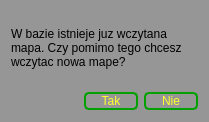
<?xml version="1.0" encoding="UTF-8"?>
<ui version="4.0">
 <class>OknoPonownegoWczytaniaMapy</class>
 <widget class="QDialog" name="OknoPonownegoWczytaniaMapy">
  <property name="geometry">
   <rect>
    <x>0</x>
    <y>0</y>
    <width>209</width>
    <height>122</height>
   </rect>
  </property>
  <property name="palette">
   <palette>
    <active>
     <colorrole role="WindowText">
      <brush brushstyle="SolidPattern">
       <color alpha="255">
        <red>0</red>
        <green>0</green>
        <blue>0</blue>
       </color>
      </brush>
     </colorrole>
     <colorrole role="Button">
      <brush brushstyle="SolidPattern">
       <color alpha="255">
        <red>150</red>
        <green>150</green>
        <blue>150</blue>
       </color>
      </brush>
     </colorrole>
     <colorrole role="Light">
      <brush brushstyle="SolidPattern">
       <color alpha="255">
        <red>225</red>
        <green>225</green>
        <blue>225</blue>
       </color>
      </brush>
     </colorrole>
     <colorrole role="Midlight">
      <brush brushstyle="SolidPattern">
       <color alpha="255">
        <red>187</red>
        <green>187</green>
        <blue>187</blue>
       </color>
      </brush>
     </colorrole>
     <colorrole role="Dark">
      <brush brushstyle="SolidPattern">
       <color alpha="255">
        <red>75</red>
        <green>75</green>
        <blue>75</blue>
       </color>
      </brush>
     </colorrole>
     <colorrole role="Mid">
      <brush brushstyle="SolidPattern">
       <color alpha="255">
        <red>100</red>
        <green>100</green>
        <blue>100</blue>
       </color>
      </brush>
     </colorrole>
     <colorrole role="Text">
      <brush brushstyle="SolidPattern">
       <color alpha="255">
        <red>0</red>
        <green>0</green>
        <blue>0</blue>
       </color>
      </brush>
     </colorrole>
     <colorrole role="BrightText">
      <brush brushstyle="SolidPattern">
       <color alpha="255">
        <red>255</red>
        <green>255</green>
        <blue>255</blue>
       </color>
      </brush>
     </colorrole>
     <colorrole role="ButtonText">
      <brush brushstyle="SolidPattern">
       <color alpha="255">
        <red>0</red>
        <green>0</green>
        <blue>0</blue>
       </color>
      </brush>
     </colorrole>
     <colorrole role="Base">
      <brush brushstyle="SolidPattern">
       <color alpha="255">
        <red>255</red>
        <green>255</green>
        <blue>255</blue>
       </color>
      </brush>
     </colorrole>
     <colorrole role="Window">
      <brush brushstyle="SolidPattern">
       <color alpha="255">
        <red>150</red>
        <green>150</green>
        <blue>150</blue>
       </color>
      </brush>
     </colorrole>
     <colorrole role="Shadow">
      <brush brushstyle="SolidPattern">
       <color alpha="255">
        <red>0</red>
        <green>0</green>
        <blue>0</blue>
       </color>
      </brush>
     </colorrole>
     <colorrole role="AlternateBase">
      <brush brushstyle="SolidPattern">
       <color alpha="255">
        <red>202</red>
        <green>202</green>
        <blue>202</blue>
       </color>
      </brush>
     </colorrole>
     <colorrole role="ToolTipBase">
      <brush brushstyle="SolidPattern">
       <color alpha="255">
        <red>255</red>
        <green>255</green>
        <blue>220</blue>
       </color>
      </brush>
     </colorrole>
     <colorrole role="ToolTipText">
      <brush brushstyle="SolidPattern">
       <color alpha="255">
        <red>0</red>
        <green>0</green>
        <blue>0</blue>
       </color>
      </brush>
     </colorrole>
    </active>
    <inactive>
     <colorrole role="WindowText">
      <brush brushstyle="SolidPattern">
       <color alpha="255">
        <red>0</red>
        <green>0</green>
        <blue>0</blue>
       </color>
      </brush>
     </colorrole>
     <colorrole role="Button">
      <brush brushstyle="SolidPattern">
       <color alpha="255">
        <red>150</red>
        <green>150</green>
        <blue>150</blue>
       </color>
      </brush>
     </colorrole>
     <colorrole role="Light">
      <brush brushstyle="SolidPattern">
       <color alpha="255">
        <red>225</red>
        <green>225</green>
        <blue>225</blue>
       </color>
      </brush>
     </colorrole>
     <colorrole role="Midlight">
      <brush brushstyle="SolidPattern">
       <color alpha="255">
        <red>187</red>
        <green>187</green>
        <blue>187</blue>
       </color>
      </brush>
     </colorrole>
     <colorrole role="Dark">
      <brush brushstyle="SolidPattern">
       <color alpha="255">
        <red>75</red>
        <green>75</green>
        <blue>75</blue>
       </color>
      </brush>
     </colorrole>
     <colorrole role="Mid">
      <brush brushstyle="SolidPattern">
       <color alpha="255">
        <red>100</red>
        <green>100</green>
        <blue>100</blue>
       </color>
      </brush>
     </colorrole>
     <colorrole role="Text">
      <brush brushstyle="SolidPattern">
       <color alpha="255">
        <red>0</red>
        <green>0</green>
        <blue>0</blue>
       </color>
      </brush>
     </colorrole>
     <colorrole role="BrightText">
      <brush brushstyle="SolidPattern">
       <color alpha="255">
        <red>255</red>
        <green>255</green>
        <blue>255</blue>
       </color>
      </brush>
     </colorrole>
     <colorrole role="ButtonText">
      <brush brushstyle="SolidPattern">
       <color alpha="255">
        <red>0</red>
        <green>0</green>
        <blue>0</blue>
       </color>
      </brush>
     </colorrole>
     <colorrole role="Base">
      <brush brushstyle="SolidPattern">
       <color alpha="255">
        <red>255</red>
        <green>255</green>
        <blue>255</blue>
       </color>
      </brush>
     </colorrole>
     <colorrole role="Window">
      <brush brushstyle="SolidPattern">
       <color alpha="255">
        <red>150</red>
        <green>150</green>
        <blue>150</blue>
       </color>
      </brush>
     </colorrole>
     <colorrole role="Shadow">
      <brush brushstyle="SolidPattern">
       <color alpha="255">
        <red>0</red>
        <green>0</green>
        <blue>0</blue>
       </color>
      </brush>
     </colorrole>
     <colorrole role="AlternateBase">
      <brush brushstyle="SolidPattern">
       <color alpha="255">
        <red>202</red>
        <green>202</green>
        <blue>202</blue>
       </color>
      </brush>
     </colorrole>
     <colorrole role="ToolTipBase">
      <brush brushstyle="SolidPattern">
       <color alpha="255">
        <red>255</red>
        <green>255</green>
        <blue>220</blue>
       </color>
      </brush>
     </colorrole>
     <colorrole role="ToolTipText">
      <brush brushstyle="SolidPattern">
       <color alpha="255">
        <red>0</red>
        <green>0</green>
        <blue>0</blue>
       </color>
      </brush>
     </colorrole>
    </inactive>
    <disabled>
     <colorrole role="WindowText">
      <brush brushstyle="SolidPattern">
       <color alpha="255">
        <red>75</red>
        <green>75</green>
        <blue>75</blue>
       </color>
      </brush>
     </colorrole>
     <colorrole role="Button">
      <brush brushstyle="SolidPattern">
       <color alpha="255">
        <red>150</red>
        <green>150</green>
        <blue>150</blue>
       </color>
      </brush>
     </colorrole>
     <colorrole role="Light">
      <brush brushstyle="SolidPattern">
       <color alpha="255">
        <red>225</red>
        <green>225</green>
        <blue>225</blue>
       </color>
      </brush>
     </colorrole>
     <colorrole role="Midlight">
      <brush brushstyle="SolidPattern">
       <color alpha="255">
        <red>187</red>
        <green>187</green>
        <blue>187</blue>
       </color>
      </brush>
     </colorrole>
     <colorrole role="Dark">
      <brush brushstyle="SolidPattern">
       <color alpha="255">
        <red>75</red>
        <green>75</green>
        <blue>75</blue>
       </color>
      </brush>
     </colorrole>
     <colorrole role="Mid">
      <brush brushstyle="SolidPattern">
       <color alpha="255">
        <red>100</red>
        <green>100</green>
        <blue>100</blue>
       </color>
      </brush>
     </colorrole>
     <colorrole role="Text">
      <brush brushstyle="SolidPattern">
       <color alpha="255">
        <red>75</red>
        <green>75</green>
        <blue>75</blue>
       </color>
      </brush>
     </colorrole>
     <colorrole role="BrightText">
      <brush brushstyle="SolidPattern">
       <color alpha="255">
        <red>255</red>
        <green>255</green>
        <blue>255</blue>
       </color>
      </brush>
     </colorrole>
     <colorrole role="ButtonText">
      <brush brushstyle="SolidPattern">
       <color alpha="255">
        <red>75</red>
        <green>75</green>
        <blue>75</blue>
       </color>
      </brush>
     </colorrole>
     <colorrole role="Base">
      <brush brushstyle="SolidPattern">
       <color alpha="255">
        <red>150</red>
        <green>150</green>
        <blue>150</blue>
       </color>
      </brush>
     </colorrole>
     <colorrole role="Window">
      <brush brushstyle="SolidPattern">
       <color alpha="255">
        <red>150</red>
        <green>150</green>
        <blue>150</blue>
       </color>
      </brush>
     </colorrole>
     <colorrole role="Shadow">
      <brush brushstyle="SolidPattern">
       <color alpha="255">
        <red>0</red>
        <green>0</green>
        <blue>0</blue>
       </color>
      </brush>
     </colorrole>
     <colorrole role="AlternateBase">
      <brush brushstyle="SolidPattern">
       <color alpha="255">
        <red>150</red>
        <green>150</green>
        <blue>150</blue>
       </color>
      </brush>
     </colorrole>
     <colorrole role="ToolTipBase">
      <brush brushstyle="SolidPattern">
       <color alpha="255">
        <red>255</red>
        <green>255</green>
        <blue>220</blue>
       </color>
      </brush>
     </colorrole>
     <colorrole role="ToolTipText">
      <brush brushstyle="SolidPattern">
       <color alpha="255">
        <red>0</red>
        <green>0</green>
        <blue>0</blue>
       </color>
      </brush>
     </colorrole>
    </disabled>
   </palette>
  </property>
  <property name="windowTitle">
   <string>Ponowne wczytanie mapy</string>
  </property>
  <layout class="QVBoxLayout" name="verticalLayout">
   <item>
    <widget class="QLabel" name="label">
     <property name="text">
      <string>W bazie istnieje juz wczytana mapa. Czy pomimo tego chcesz wczytac nowa mape?</string>
     </property>
     <property name="wordWrap">
      <bool>true</bool>
     </property>
    </widget>
   </item>
   <item>
    <layout class="QHBoxLayout" name="horizontalLayout">
     <item>
      <spacer name="horizontalSpacer">
       <property name="orientation">
        <enum>Qt::Horizontal</enum>
       </property>
       <property name="sizeHint" stdset="0">
        <size>
         <width>40</width>
         <height>20</height>
        </size>
       </property>
      </spacer>
     </item>
     <item>
      <widget class="QPushButton" name="pbTak">
       <property name="styleSheet">
        <string notr="true">QPushButton {
	background-color: qlineargradient(spread:pad, x1:0, y1:0, x2:0, y2:1,   	stop:0 rgba(0, 224, 16, 255), stop:1 rgba(0, 64, 255, 255));
	color: #FFFF30;
	 border: 2px solid  #00A000;
     border-radius: 5px;
	 width: 50;
}

QPushButton:pressed {
    background-color: qlineargradient(spread:pad, x1:0, y1:0, x2:0, y2:1,   	stop:0 rgba(0, 240, 30, 255), stop:1 rgba(0, 80, 255, 255));
	 border: 2px solid  #00A000;
     border-radius: 5px;
}

</string>
       </property>
       <property name="text">
        <string>Tak</string>
       </property>
      </widget>
     </item>
     <item>
      <widget class="QPushButton" name="pbNie">
       <property name="styleSheet">
        <string notr="true">QPushButton {
	background-color: qlineargradient(spread:pad, x1:0, y1:0, x2:0, y2:1,   	stop:0 rgba(0, 224, 16, 255), stop:1 rgba(0, 64, 255, 255));
	color: #FFFF30;
	 border: 2px solid  #00A000;
     border-radius: 5px;
	 width: 50;
}

QPushButton:pressed {
    background-color: qlineargradient(spread:pad, x1:0, y1:0, x2:0, y2:1,   	stop:0 rgba(0, 240, 30, 255), stop:1 rgba(0, 80, 255, 255));
	 border: 2px solid  #00A000;
     border-radius: 5px;
}

</string>
       </property>
       <property name="text">
        <string>Nie</string>
       </property>
      </widget>
     </item>
    </layout>
   </item>
  </layout>
 </widget>
 <resources/>
 <connections>
  <connection>
   <sender>pbTak</sender>
   <signal>clicked()</signal>
   <receiver>OknoPonownegoWczytaniaMapy</receiver>
   <slot>accept()</slot>
   <hints>
    <hint type="sourcelabel">
     <x>186</x>
     <y>129</y>
    </hint>
    <hint type="destinationlabel">
     <x>110</x>
     <y>152</y>
    </hint>
   </hints>
  </connection>
  <connection>
   <sender>pbNie</sender>
   <signal>clicked()</signal>
   <receiver>OknoPonownegoWczytaniaMapy</receiver>
   <slot>reject()</slot>
   <hints>
    <hint type="sourcelabel">
     <x>258</x>
     <y>133</y>
    </hint>
    <hint type="destinationlabel">
     <x>257</x>
     <y>156</y>
    </hint>
   </hints>
  </connection>
 </connections>
</ui>
